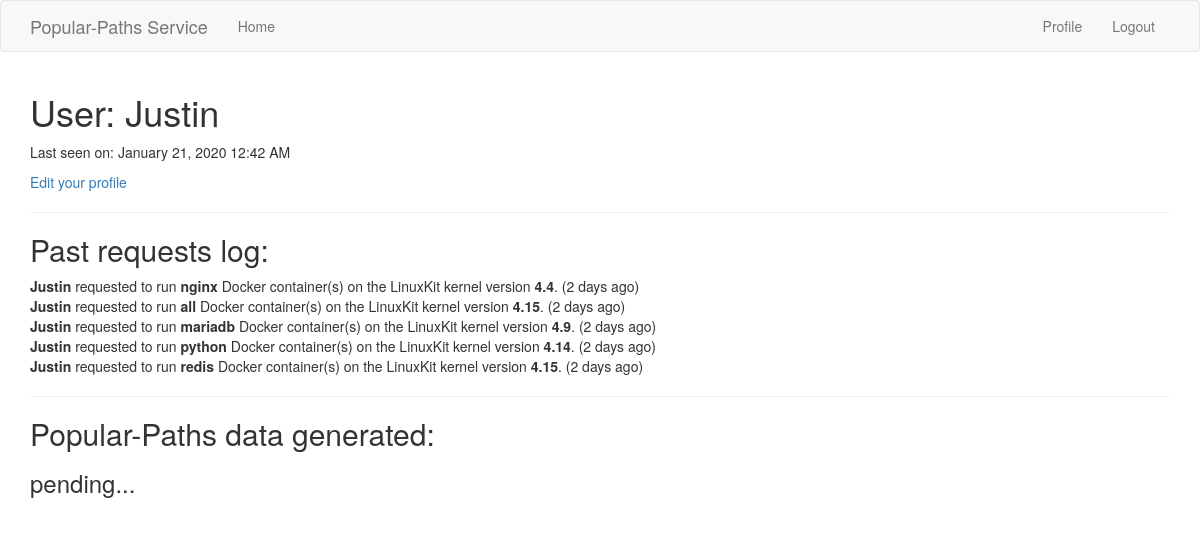
/user/Justin (signed in), run on the app's committed database.
### app/models.py (models this page shows, shortened)
class User(UserMixin, db.Model):
    id = db.Column(db.Integer, primary_key=True)
    username = db.Column(db.String(64), index=True, unique=True)
    email = db.Column(db.String(120), index=True, unique=True)
    password_hash = db.Column(db.String(128))
    posts = db.relationship('Post', backref='author', lazy='dynamic')
    task = db.relationship('Task', backref='user', lazy='dynamic')
    about_me = db.Column(db.String(140))
    last_seen = db.Column(db.DateTime, default=datetime.utcnow)
    def get_all_posts(self):
        return Post.query.filter_by(user_id=self.id).all()

class Post(db.Model):
    id = db.Column(db.Integer, primary_key=True)
    body = db.Column(db.String(140))
    kernel_version = db.Column(db.String(100))
    container = db.Column(db.String(100))
    timestamp = db.Column(db.DateTime, index=True, default=datetime.utcnow)
    user_id = db.Column(db.Integer, db.ForeignKey('user.id'))

### app/routes.py (the view)
@app.route('/user/<username>')
@login_required
def user(username):
    user = User.query.filter_by(username=username).first_or_404()
    posts = current_user.get_all_posts()
    return render_template('user.html', user=user, posts=posts)

### app/models.py (called while the page is built)
@login.user_loader
def load_user(id):
    return User.query.get(int(id))

### app/routes.py (called while the page is built)
@app.before_request
def before_request():
    if current_user.is_authenticated:
        current_user.last_seen = datetime.utcnow()
        db.session.commit()

### app/templates/user.html (shortened to what this page needs)
{% extends "base.html" %}
{% block app_content %}
    <h1>User: {{ user.username }}</h1>
    {% if user.last_seen %}<p>Last seen on: {{ moment(user.last_seen).format('LLL') }}</p>{% endif %}
    {% if user == current_user %}
    <p><a href="{{ url_for('edit_profile') }}">Edit your profile</a></p>
    {% endif %}
    <hr>
    <h2>Past requests log:</h2>
    {% for post in posts %}
        {% include '_post.html' %}
    {% endfor %}
    <hr>
    <h2> Popular-Paths data generated:</h2>
    <h3> pending...</h3>
{% endblock %}

### app/templates/_post.html
    <table>
        <tr valign="top">
            <td><b>{{ post.author.username }}</b> requested to run <b>{{ post.container }}</b> Docker container(s) on the LinuxKit kernel version <b>{{ post.kernel_version}}</b>.   ({{ moment(post.timestamp).fromNow() }})</td>
        </tr>
    </table>

### data on the page
User: username "Justin", last_seen "January 21, 2020 12:42 AM"
Post: author.username "Justin", container "nginx", kernel_version "4.4", timestamp "2 days ago"
Post: author.username "Justin", container "all", kernel_version "4.15", timestamp "2 days ago"
Post: author.username "Justin", container "mariadb", kernel_version "4.9", timestamp "2 days ago"
Post: author.username "Justin", container "python", kernel_version "4.14", timestamp "2 days ago"
Post: author.username "Justin", container "redis", kernel_version "4.15", timestamp "2 days ago"
